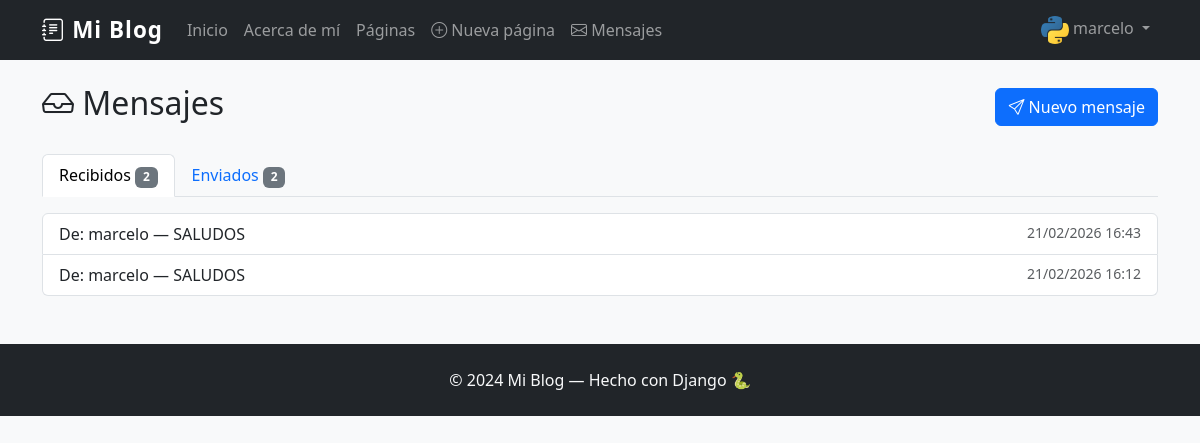
/messaging/ (signed in), run on the app's committed database.
### accounts/models.py (models this page shows, shortened)
class Profile(models.Model):
    user = models.OneToOneField(User, on_delete=models.CASCADE, related_name='profile')
    avatar = models.ImageField(upload_to='avatars/', blank=True, null=True, verbose_name='Avatar')
    bio = models.TextField(blank=True, verbose_name='Biografía')
    birth_date = models.DateField(blank=True, null=True, verbose_name='Fecha de nacimiento')
    class Meta:
        verbose_name = 'Perfil'
        verbose_name_plural = 'Perfiles'

### messaging/models.py (models this page shows, shortened)
class Message(models.Model):
    sender = models.ForeignKey(User, on_delete=models.CASCADE, related_name='sent_messages', verbose_name='Remitente')
    receiver = models.ForeignKey(User, on_delete=models.CASCADE, related_name='received_messages', verbose_name='Destinatario')
    subject = models.CharField(max_length=200, verbose_name='Asunto')
    body = models.TextField(verbose_name='Mensaje')
    timestamp = models.DateTimeField(auto_now_add=True, verbose_name='Fecha')
    is_read = models.BooleanField(default=False, verbose_name='Leído')
    class Meta:
        verbose_name = 'Mensaje'
        verbose_name_plural = 'Mensajes'
        ordering = ['-timestamp']

### messaging/views.py (the view)
# urls.py: path('', views.inbox_view, name='inbox'),
@login_required
def inbox_view(request):
    received = Message.objects.filter(receiver=request.user)
    sent = Message.objects.filter(sender=request.user)
    unread_count = received.filter(is_read=False).count()
    return render(request, 'messaging/inbox.html', {
        'received': received,
        'sent': sent,
        'unread_count': unread_count,
    })

### templates/messaging/inbox.html (shortened to what this page needs)
{% extends 'base.html' %}
{% block content %}
<div class="d-flex justify-content-between align-items-center mb-4">
    <h2><i class="bi bi-inbox"></i> Mensajes
    </h2>
    <a href="{% url 'send_message' %}" class="btn btn-primary">
        <i class="bi bi-send"></i> Nuevo mensaje
    </a>
</div>
<ul class="nav nav-tabs mb-3" id="msgTabs">
    <li class="nav-item">
        <a class="nav-link active" data-bs-toggle="tab" href="#recibidos">
            Recibidos <span class="badge bg-secondary">{{ received.count }}</span>
        </a>
    </li>
    <li class="nav-item">
        <a class="nav-link" data-bs-toggle="tab" href="#enviados">
            Enviados <span class="badge bg-secondary">{{ sent.count }}</span>
        </a>
    </li>
</ul>
<div class="tab-content">
    <div class="tab-pane fade show active" id="recibidos">
        {% if received %}
        <div class="list-group">
            {% for msg in received %}
            <a href="{% url 'message_detail' msg.pk %}" class="list-group-item list-group-item-action {% if not msg.is_read %}fw-bold{% endif %}">
                <div class="d-flex justify-content-between">
                    <span>
                        De: {{ msg.sender.username }} — {{ msg.subject }}
                    </span>
                    <small class="text-muted">{{ msg.timestamp|date:"d/m/Y H:i" }}</small>
                </div>
            </a>
            {% endfor %}
        </div>
        {% else %}
        <div class="alert alert-info">No tenés mensajes recibidos.</div>
        {% endif %}
    </div>
</div>
{% endblock %}

### templates/base.html (shortened to what this page needs)
<!DOCTYPE html>
<html lang="es">
<head>
    <link href="https://cdn.jsdelivr.net/npm/bootstrap@5.3.0/dist/css/bootstrap.min.css" rel="stylesheet">
    <link href="https://cdn.jsdelivr.net/npm/bootstrap-icons@1.11.0/font/bootstrap-icons.css" rel="stylesheet">
    {% load static %}
    <link rel="stylesheet" href="{% static 'css/styles.css' %}">
</head>
<body>
<nav class="navbar navbar-expand-lg navbar-dark bg-dark">
    <div class="container">
        <a class="navbar-brand fw-bold" href="{% url 'home' %}">
            <i class="bi bi-journal-text"></i> Mi Blog
        </a>
        <div class="collapse navbar-collapse" id="navMenu">
            <ul class="navbar-nav me-auto">
                <li class="nav-item">
                    <a class="nav-link" href="{% url 'home' %}">Inicio</a>
                </li>
                <li class="nav-item">
                    <a class="nav-link" href="{% url 'about' %}">Acerca de mí</a>
                </li>
                <li class="nav-item">
                    <a class="nav-link" href="{% url 'page_list' %}">Páginas</a>
                </li>
                {% if user.is_authenticated %}
                <li class="nav-item">
                    <a class="nav-link" href="{% url 'page_create' %}">
                        <i class="bi bi-plus-circle"></i> Nueva página
                    </a>
                </li>
                <li class="nav-item">
                    <a class="nav-link" href="{% url 'inbox' %}">
                        <i class="bi bi-envelope"></i> Mensajes
                    </a>
                </li>
                {% endif %}
            </ul>
            <ul class="navbar-nav">
                {% if user.is_authenticated %}
                <li class="nav-item dropdown">
                    <a class="nav-link dropdown-toggle" href="#" data-bs-toggle="dropdown">
                        {% if user.profile.avatar %}
                            <img src="{{ user.profile.avatar.url }}" alt="avatar" class="rounded-circle" width="28" height="28" style="object-fit:cover;">
                        {% else %}
                            <i class="bi bi-person-circle"></i>
                        {% endif %}
                        {{ user.username }}
                    </a>
                </li>
                {% endif %}
            </ul>
        </div>
    </div>
</nav>
<main class="container my-4">
    {% block content %}{% endblock %}
</main>
<footer class="bg-dark text-light text-center py-4 mt-5">
    <p class="mb-0">© 2024 Mi Blog — Hecho con Django 🐍</p>
</footer>
</body>
</html>

### static/css/styles.css (style rules this page uses)
body { background-color: #f8f9fa; }
.navbar-brand { font-size: 1.4rem; letter-spacing: 1px; }
footer { margin-top: auto; }

### data on the page
Message: sender.username "marcelo", subject "SALUDOS", timestamp "21/02/2026 16:43"
Message: sender.username "marcelo", subject "SALUDOS", timestamp "21/02/2026 16:12"

### other printed values
{{ user.username }} "marcelo"
{{ received.count }} "2"
{{ sent.count }} "2"
